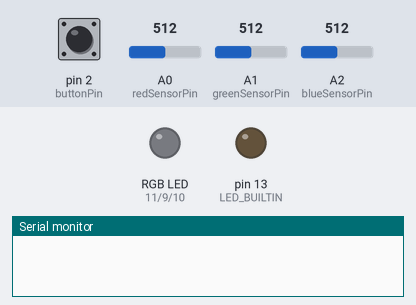
A sketch run on a simulated Arduino Uno, built with avr-gcc and run on an emulated ATmega328P. On the bench: an RGB LED mixed from three pins (HIGH = lit), output pins drawn as LEDs (lit = HIGH), the last lines printed to the serial monitor. The inputs (shaded band) are chosen by the test bench; at power-on: pin 2 (buttonPin) LOW, A0 (redSensorPin) = 512, A1 (greenSensorPin) = 512, A2 (blueSensorPin) = 512. Dim RGB values are drawn brighter than linear.

Above: at 6.2 s.
6.3 s: pin 2 (buttonPin) pulled HIGH for 0.15 s
At 6.6 s:
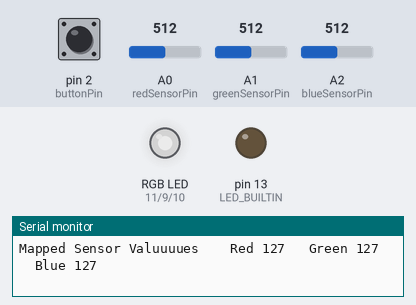
7.9 s: A0 (redSensorPin) set to 122
At 8.5 s:
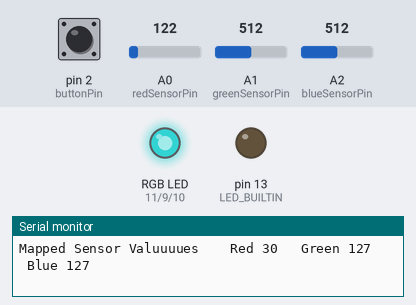
9.5 s: A1 (greenSensorPin) set to 122
At 10.9 s:
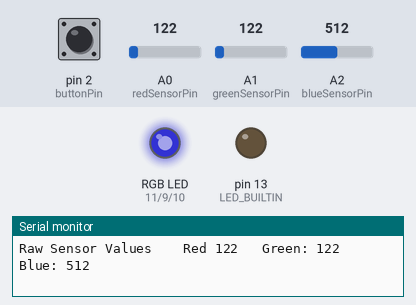
11.2 s: A2 (blueSensorPin) set to 122
At 11.8 s:
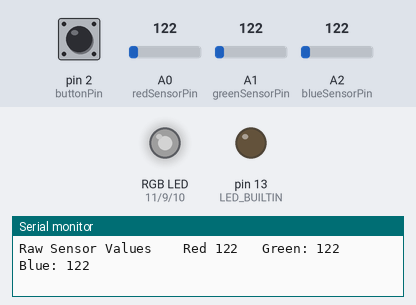
12.8 s: A0 (redSensorPin) set to 511
At 14.1 s:
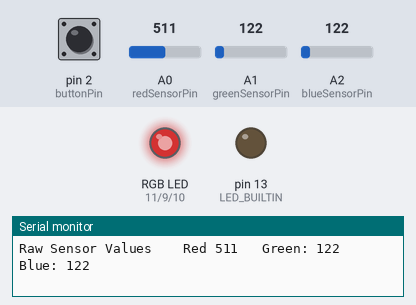
14.4 s: A2 (blueSensorPin) set to 0
At 15.8 s:
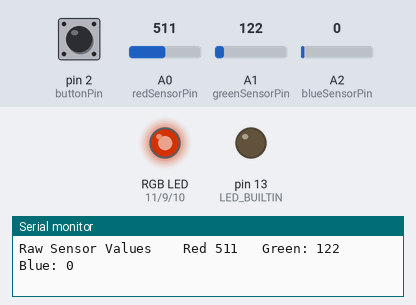
Timing chart, 0 to 17.0 s (numbered marks = the images above; inputs shaded):
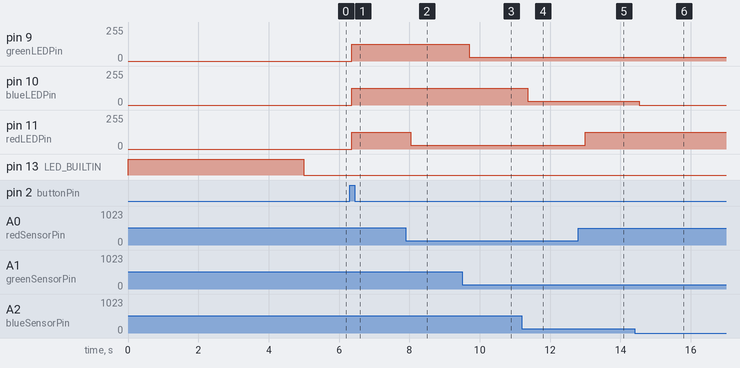

The sketch:

Stitch_arduino.ino
```cpp
const int greenLEDPin = 9;
const int redLEDPin = 11;
const int blueLEDPin = 10;


const int redSensorPin = A0;
const int greenSensorPin = A1;
const int blueSensorPin = A2;


int redValue = 0;
int greenValue = 0;
int blueValue = 0;


int redSensorValue = 0;
int greenSensorValue = 0;
int blueSensorValue = 0;


int redSensorMinValue = 1023;
int greenSensorMinValue = 1023;
int blueSensorMinValue = 1023;


int redSensorMaxValue = 0;
int greenSensorMaxValue = 0;
int blueSensorMaxValue = 0;


int swichstate = 0;
bool isTheButtonPressed = false;
bool StitchFlag = false;


int buttonPin = 2;


void setup() {
  // put your setup code here, to run once:
Serial.begin(9600);

pinMode(greenLEDPin, OUTPUT);
pinMode(redLEDPin, OUTPUT);
pinMode(blueLEDPin, OUTPUT);

pinMode(buttonPin, INPUT);


pinMode(LED_BUILTIN, OUTPUT);
calibrate();
}

void calibrate() {
  digitalWrite(LED_BUILTIN, HIGH);
  while (millis()<5000){
redSensorValue = analogRead(redSensorPin);
greenSensorValue = analogRead(greenSensorPin);
blueSensorValue = analogRead(blueSensorPin);
//calibramos el rojo
  if(redSensorValue > redSensorMaxValue);
    {
    redSensorMaxValue = redSensorValue;
    }
  if(redSensorValue < redSensorMinValue)
    {
    redSensorMinValue = redSensorValue;
    }

  if(greenSensorValue > greenSensorMaxValue);
    {
    greenSensorMaxValue = greenSensorValue;
    }

  if(greenSensorValue < greenSensorMinValue)
    {
    greenSensorMinValue = greenSensorValue;
    }

  if(blueSensorValue > blueSensorMaxValue);
    {
    blueSensorMaxValue = blueSensorValue;
    }

  if(blueSensorValue < blueSensorMinValue)
    {
    blueSensorMinValue = blueSensorValue;
    }


  }
  digitalWrite(LED_BUILTIN, LOW);
}

void loop() {
swichstate = digitalRead(buttonPin);
  if(swichstate == HIGH)
  {
    if(isTheButtonPressed == false){
      isTheButtonPressed = true;
//      if(StitchFlag == false){
//        Serial.println("Encender");
//        StitchFlag = true;
//        }
//        else{
//        Serial.println("Holi");
//        StitchFlag = false;
//        }
   StitchFlag = !StitchFlag;
  }
  }
  else{

    isTheButtonPressed = false;
    }

    if (StitchFlag ==true){

      Stitch();
    }
    else {
    analogWrite(redLEDPin, 0);
    analogWrite(greenLEDPin, 0);
    analogWrite(blueLEDPin, 0);
    }
}//fin del loop

void Stitch() {
    // put your main code here, to run repeatedly:
redSensorValue = analogRead(redSensorPin);
delay(5);
greenSensorValue = analogRead(greenSensorPin);
delay(5);
blueSensorValue = analogRead(blueSensorPin);

Serial.print("Raw Sensor Values \t Red ");
Serial.print(redSensorValue);
Serial.print("\t Green: ");
Serial.print(greenSensorValue);
Serial.print("\t Blue: ");
Serial.println(blueSensorValue);

redValue = map(redSensorValue,0,1023, 0, 255);
greenValue = map(greenSensorValue,0,1023, 0, 255);
blueValue = map(blueSensorValue,0,1023, 0, 255);

Serial.print("Mapped Sensor Valuuuues \t Red ");
Serial.print(redValue);
Serial.print("\t Green ");
Serial.print(greenValue);
Serial.print("\t Blue ");
Serial.println(blueValue);

analogWrite(redLEDPin, redValue);
analogWrite(greenLEDPin, greenValue);
analogWrite(blueLEDPin, blueValue);
}
```

Measured:
- after the input at 6.3 s, pin 9 (greenLEDPin), pin 10 (blueLEDPin), pin 11 (redLEDPin): 0/255 → 127/255 after 0.06 s
- after the input at 7.9 s, pin 11 (redLEDPin): 127/255 → 30/255 after 0.14 s
- after the input at 9.5 s, pin 9 (greenLEDPin): 127/255 → 30/255 after 0.21 s
- after the input at 11.2 s, pin 10 (blueLEDPin): 127/255 → 30/255 after 0.16 s
- after the input at 12.8 s, pin 11 (redLEDPin): 30/255 → 127/255 after 0.20 s
- after the input at 14.4 s, pin 10 (blueLEDPin): 30/255 → 0/255 after 0.14 s
